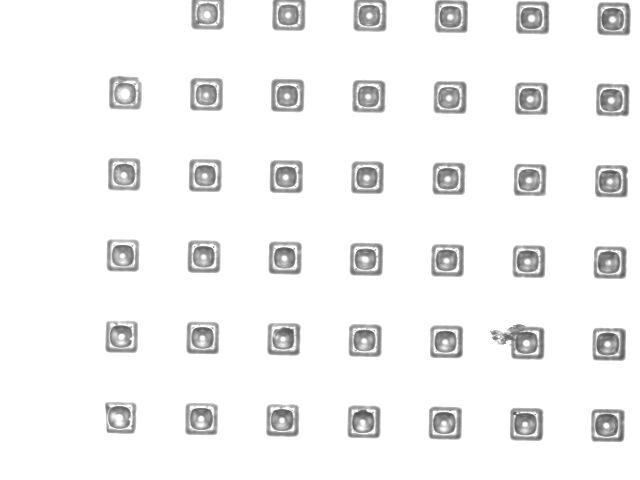
#> input picture coatingshape/x1.0 S26.tif, 640 x 480 px, found by its file name
$ python test3.py
#> lines starting #> are read from the running program, lines starting #| are printed output that depends on the picture; after the words box and inside, x2 and y2 are one past the last pixel; in counts of white or black regions, pixels touching at a corner belong together
import numpy as np
import matplotlib.pyplot as plt
import os
import pandas as pd
from skimage import data, io, filters
from skimage.color import rgba2rgb, rgb2gray
from skimage.external import tifffile
from skimage import feature
from skimage.filters import roberts, sobel, sobel_h, sobel_v
from skimage.filters import threshold_otsu
from skimage import morphology
from scipy import ndimage as ndi
from skimage.color import label2rgb

from skimage import exposure
from scipy.ndimage import gaussian_filter
from skimage import data
from skimage import img_as_float
from skimage.morphology import reconstruction

import matplotlib
#Data1 = io.imread('coatingshape/x1_side_mid.tif', plugin='tifffile')
Data1 = io.imread('coatingshape/x1.0 S26.tif', as_gray=True)
#> Data1 is the input picture: shape (480, 640); min 80, max 255, mean 242.7
Data2 = io.imread('coatingshape/x1.0 S26.tif', as_gray=True)
#Data1[Data1<120] = 255
# Data1 = Data1[200:350, :]
Data3 = gaussian_filter(Data2, 1.5, order=0)
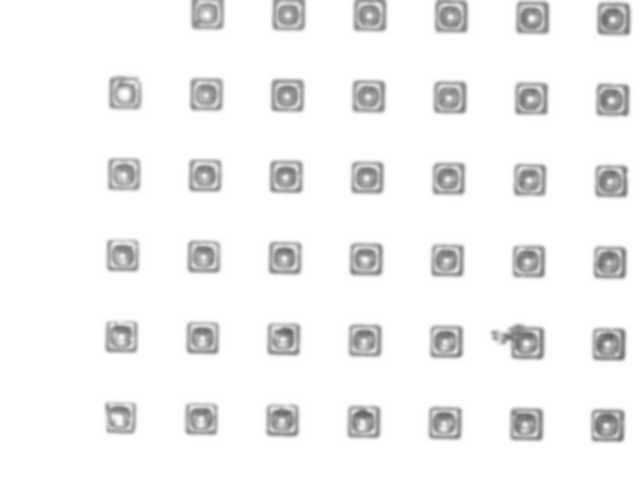
#> Data3: shape (480, 640); min 96, max 255, mean 242.4


#thresh = threshold_otsu(Data1, nbins=50)
#binary = Data1 > thresh

edges1 = roberts(Data2)
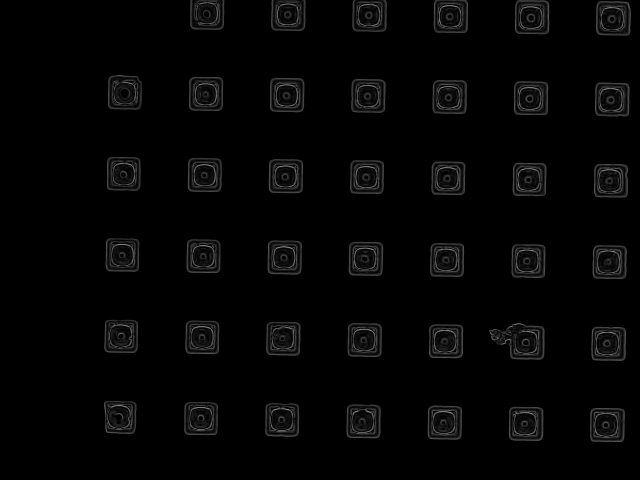
#> edges1: shape (480, 640) float64; min 0, max 0.543, mean 0.0194
edges2 = sobel(Data1)
edges3 = feature.canny(Data2, sigma=1, low_threshold=100, high_threshold=180)
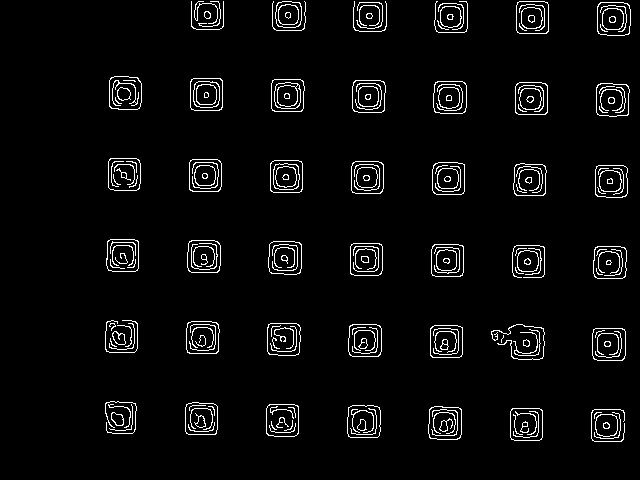
#> edges3: shape (480, 640) bool; 4.1% white in thin lines or dots, all inside (x1, y1, x2, y2) = (105, 1, 631, 442)
#fill_edges = ndi.binary_fill_holes(edges2)


markers = np.zeros_like(Data2)

markers[edges2 < 0.01] = 1
markers[edges2 > 0.15] = 2


segmentation = morphology.watershed(edges2, markers)
#> segmentation: shape (480, 640); values 1 (black) and 2 (white), 8.1% white; 175 white regions (53 under 20 px), largest, box (x1, y1, x2, y2) and area: (592, 327, 627, 362) 794, (104, 401, 137, 435) 438, (490, 323, 545, 360) 377
segmentation[segmentation>=2] = 0

a1= np.array(segmentation)
#print(np.count_nonzero(a1 == 1))

segmentation = ndi.binary_fill_holes(segmentation)
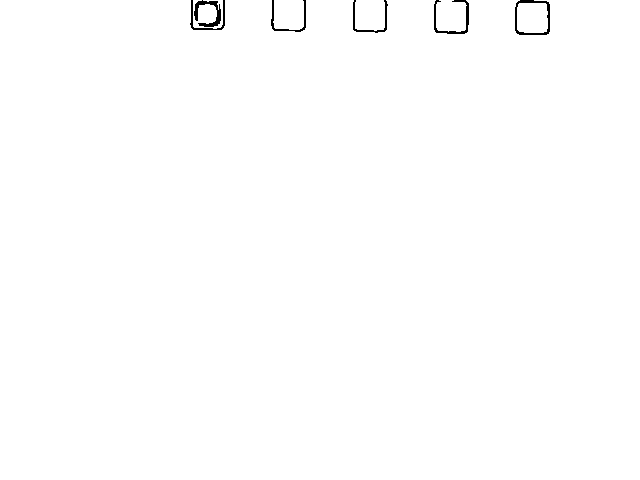
#> segmentation: shape (480, 640) bool; 99.6% white; black in thin lines or dots, all inside (x1, y1, x2, y2) = (190, 0, 550, 35)

labeled_coins, num_features = ndi.label(segmentation)
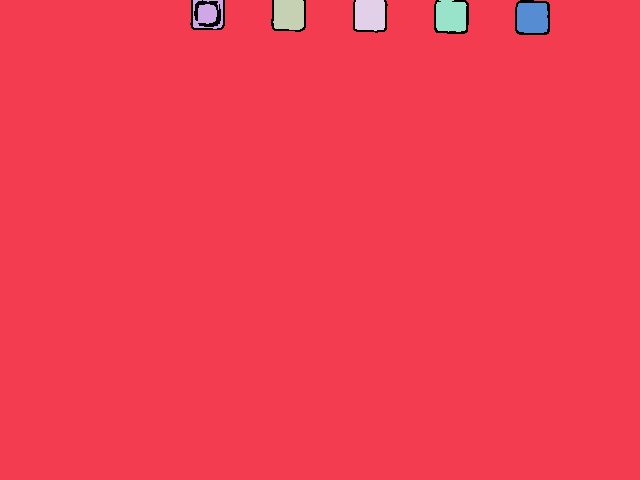
#> labeled_coins: shape (480, 640) int32; 7 distinct labels, from 0 to 6; one colour per label, 0 black
#> num_features = 6
image_label_overlay = label2rgb(labeled_coins, image=Data1)
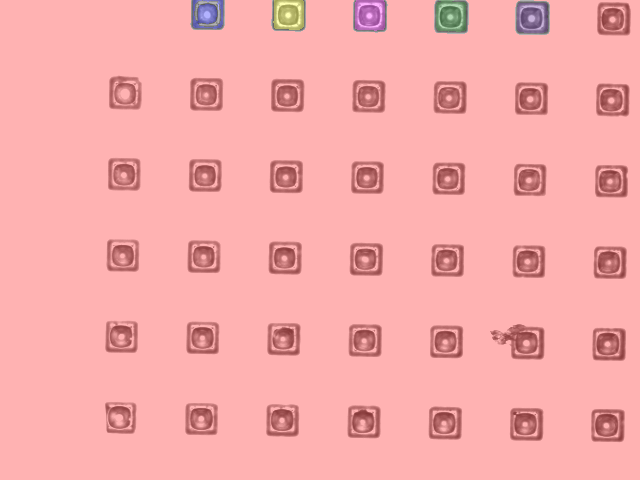
#> image_label_overlay: shape (480, 640, 3) float64; mean R, G, B 0.963, 0.667, 0.668

# [13 lines of commented-out code are left out]

fig, (ax1, ax2, ax3) = plt.subplots(nrows=1, ncols=3, sharex=True, sharey=True)
ax1.imshow(edges2, cmap=plt.cm.gray, interpolation='nearest')
ax1.axis('off')
ax2.imshow(markers, cmap=plt.cm.gray)
ax2.axis('off')
ax3.imshow(segmentation, cmap=plt.cm.gray)
ax3.axis('off')

plt.show()
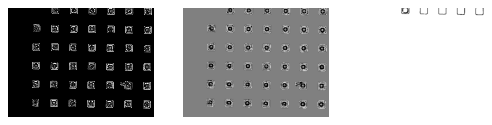
#> figure drawn by matplotlib, 3 panels

$ run again, with coatingshape/0.5_S33.tif copied over coatingshape/x1.0 S26.tif
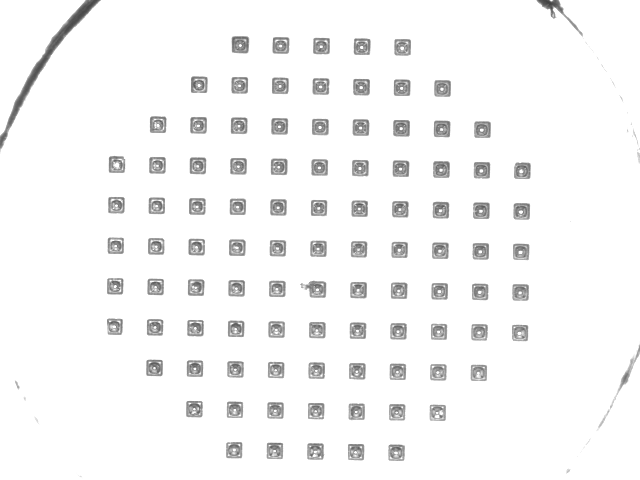
#> input picture coatingshape/0.5_S33.tif, 640 x 480 px, found by its file name
#> Data1 is the input picture: shape (480, 640); min 64, max 255, mean 245.9
#> edges3: shape (480, 640) bool; 2.8% white in thin lines or dots
#> `labeled_coins, num_features = ndi.label(segmentation)`:
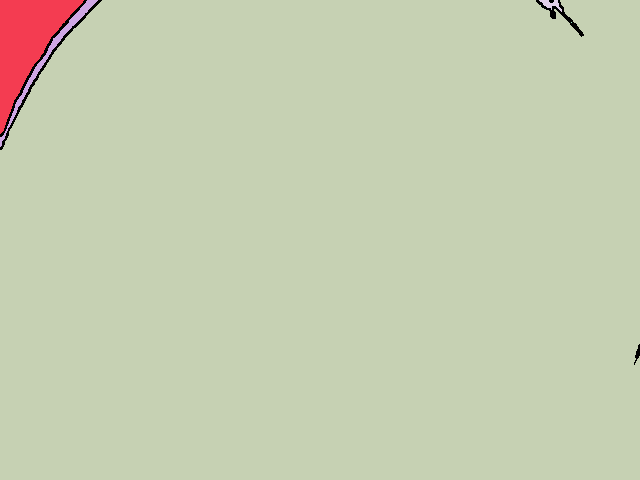
#> labeled_coins: shape (480, 640) int32; 6 distinct labels, from 0 to 5; one colour per label, 0 black
#> num_features = 5
#> `plt.show()`:
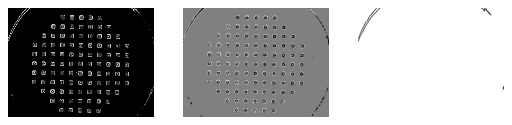
#> figure drawn by matplotlib, 3 panels

$ run again, with coatingshape/1.tif copied over coatingshape/x1.0 S26.tif
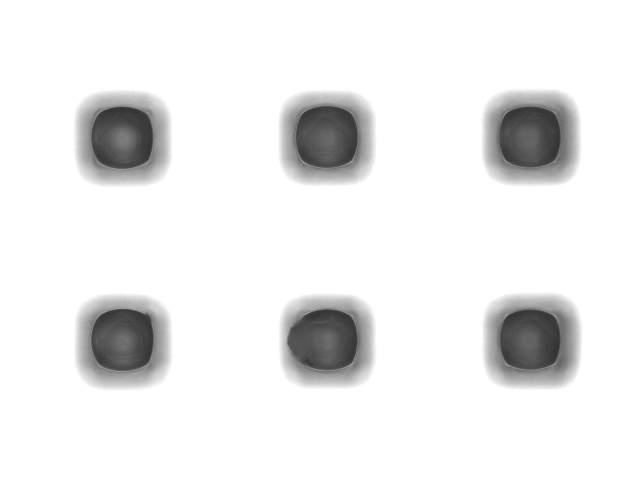
#> input picture coatingshape/1.tif, 640 x 480 px, found by its file name
#> Data1 is the input picture: shape (480, 640); min 50, max 255, mean 236.1
#> `edges3 = feature.canny(Data2, sigma=1, low_threshold=100, high_thresho..`:
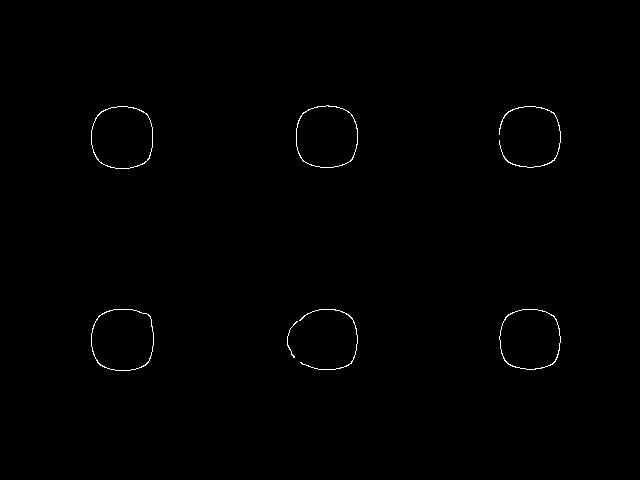
#> edges3: shape (480, 640) bool; 0.43% white in thin lines or dots, all inside (x1, y1, x2, y2) = (91, 105, 561, 371)
#> labeled_coins: shape (480, 640) int32; every value is 1
#> num_features = 1
#> `plt.show()`:
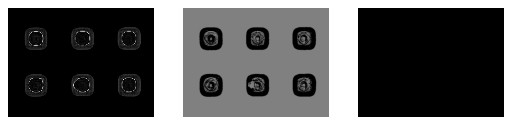
#> figure drawn by matplotlib, 3 panels
